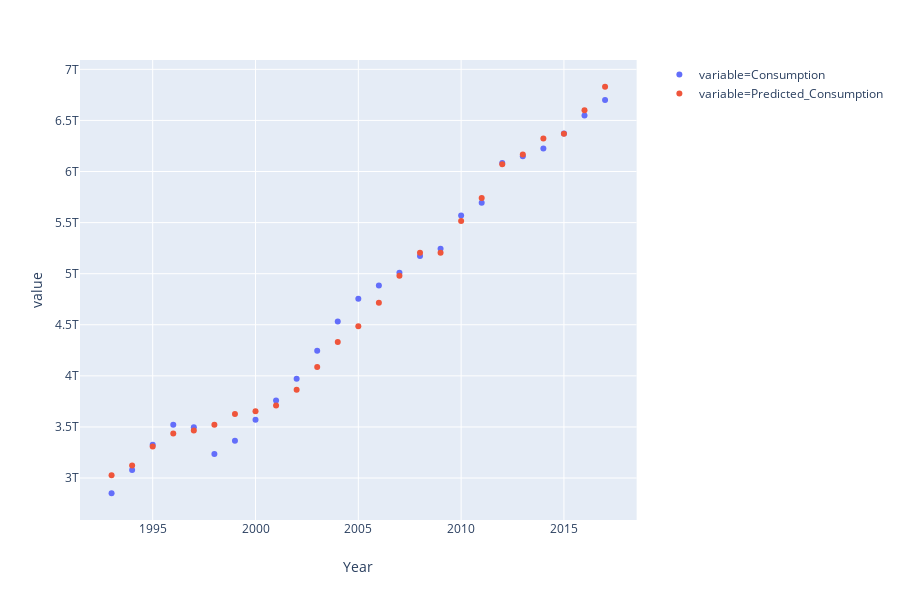

Here is the notebook cell this chart was saved with:
### Code cell
px.scatter(pd.melt(compare_df, id_vars = 'Year'), x = 'Year', y = 'value', color = 'variable')
